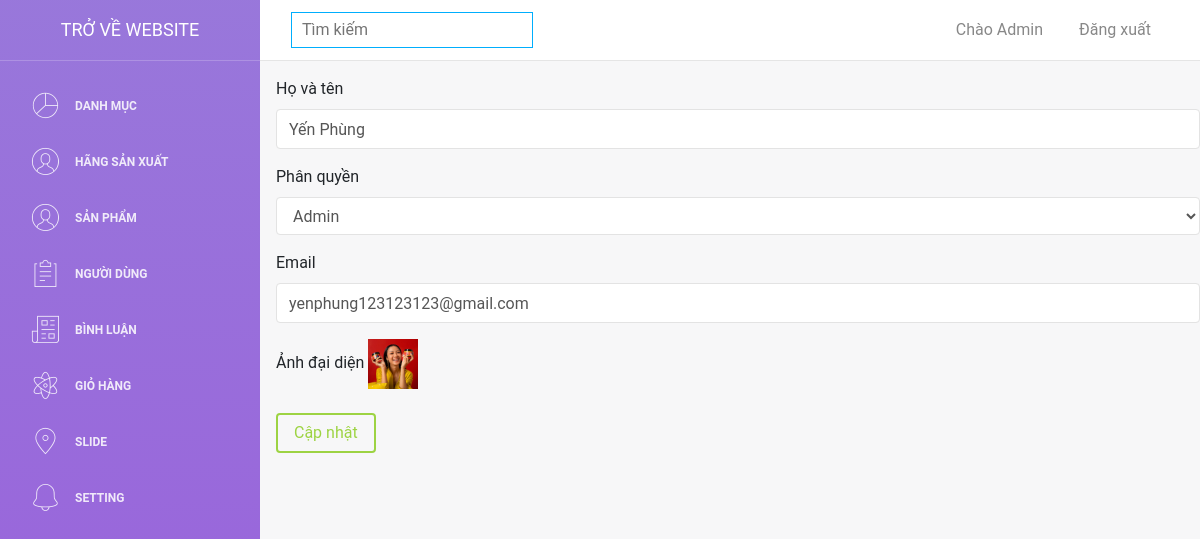
Screenshot of /webmypham/admin/suand.php?id=1 (signed in) with the database file from the repository.
### tables this page shows
CREATE TABLE `taikhoan` (
  `id` int(11) NOT NULL,
  `taikhoan` varchar(55) NOT NULL,
  `matkhau` varchar(55) NOT NULL,
  `hoten` varchar(100) NOT NULL,
  `sdt` text NOT NULL,
  `anh` text NOT NULL,
  `phanquyen` int(11) NOT NULL DEFAULT 0
);

### webmypham/admin/connect.php (called while the page is built, shortened)
<?php
function selectAll($sql)
{
    $result = $GLOBALS['conn']->query($sql);
    return $result;
}
?>

### webmypham/admin/suand.php (the view, shortened to what this page needs)
<?php
    include 'header.php';
    if (isset($_COOKIE["user"])) {
        $user = $_COOKIE["user"];
        foreach (selectAll("SELECT * FROM taikhoan WHERE taikhoan='$user'") as $row) {
            $permission = $row['phanquyen'];
        }
        if ($permission==1) {
            if (isset($_GET["id"])) {
                foreach (selectAll("SELECT * FROM taikhoan WHERE id={$_GET['id']}") as $item) {
                   $taikhoan = $item['taikhoan'];
                   $hoten = $item['hoten'];
                   $anha = $item['anh'];
                }
            }
            ?>
            <form action="" method="post" class="ml-3 mt-3" enctype="multipart/form-data">
                <div class="form-group">
                    <label for="exampleInputEmail1">Họ và tên</label>
                    <input type="text" name="ten" value="<?= $hoten ?>" class="form-control"  placeholder="Nhập Họ và tên">
                </div>
                <div class="form-group">
                    <label for="exampleInputEmail1">Phân quyền</label>
                    <select name="phanquyen" id="input" class="form-control" >
                        <option value="1">Admin</option>
                    </select>
                </div>
                <div class="form-group">
                    <label for="exampleInputEmail1">Email</label>
                    <input type="text" name="email" class="form-control" value="<?= $taikhoan ?>" placeholder="Nhập Giá">
                </div>
                <div class="form-group">
                    <label for="exampleInputEmail1">Ảnh đại diện</label>
                    <label for="imgInp" style="cursor:pointer">
                        <img id="blah"  width="50" height="50" src="<?= empty($anha)?'https://cdn.pixabay.com/photo/2019/06/25/12/59/click-here-4298145_1280.png':'../images/'.$anha.'' ?>">
                    </label>
                </div>
                <button name="sua" type="submit" class="btn btn-success" style="cursor: pointer;">
                    Cập nhật
                </button>
            </form>
            <?php
        }
    }
?>

### rows the page displays
taikhoan: ten "Yến Phùng", email "yenphung123123123@gmail.com", anh (picture)
